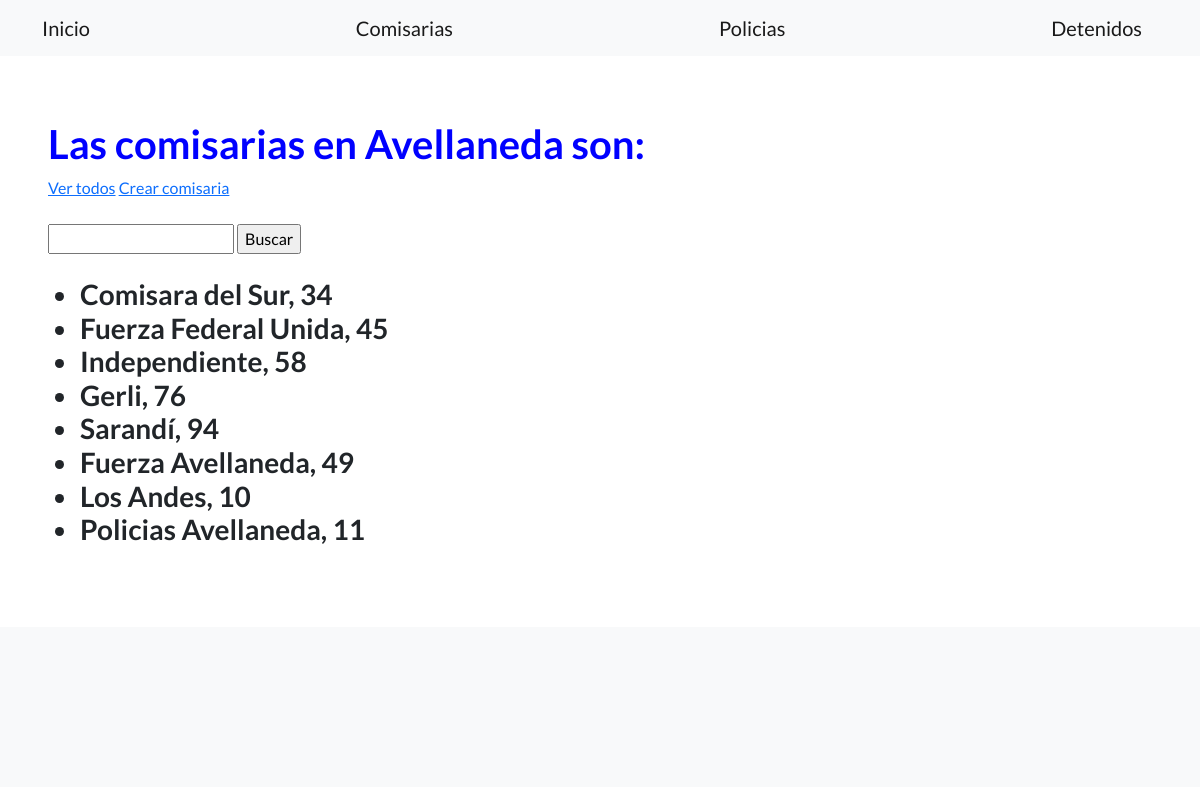
The app's page /panel/comisarias/ with its own data.
### aplicacion/models.py (models this page shows, shortened)
class Comisaria(models.Model):
    nombre= models.CharField(max_length=256)
    numero= models.IntegerField()

### aplicacion/views.py (the view)
# urls.py: path("comisarias/", views.mostrar_comisarias, name="mostrar_comisarias"),
def mostrar_comisarias(request):
   contexto= {
              "comisarias": Comisaria.objects.all()
   }
   http_response= render(
      request=request,
      template_name='aplicacion/mostrar_comisarias.html',
      context=contexto,
   )
   return http_response

### aplicacion/templates/aplicacion/mostrar_comisarias.html (shortened to what this page needs)
{% extends "base.html" %}
{% block contenido %}
<h1 style="color:blue;">
  Las comisarias en Avellaneda son:
</h1>
<a href="{% url 'mostrar_comisarias' %}">Ver todos</a>
<a href="{% url 'crear-comisaria' %}">Crear comisaria</a>
<br><br>
<form action="{% url 'buscar-comisaria' %}" method="post">
  <input type="text" name="busqueda">
  <input type="submit" value="Buscar">
</form>
<br>
<h3><ul>
{% for comisaria in comisarias %}
  <li>
    {{ comisaria.nombre }}, {{ comisaria.numero }}
  </li>
{% endfor %}
</ul>
{% endblock contenido %}

### templates_base/base.html (shortened to what this page needs)
{% load static %}
<!DOCTYPE html>
<html lang="en">
    <head>
        <link href="https://cdn.jsdelivr.net/npm/bootstrap-icons@1.5.0/font/bootstrap-icons.css" rel="stylesheet" type="text/css" />
        <link href="{% static 'css/styles.css' %}" rel="stylesheet" />
    </head>
    <body>
        <nav class="navbar navbar-light bg-light static-top">
            <div class="container">
                <a class="navbar-brand" href="{% url 'inicio' %}">Inicio</a>
                <a class="navbar-brand" href="{% url 'mostrar_comisarias' %}">Comisarias</a>
                <a class="navbar-brand" href="{% url 'mostrar_policias' %}">Policias</a>
                <a class="navbar-brand" href="{% url 'mostrar_detenidos' %}">Detenidos</a>
            </div>
        </nav>
        <section style="padding:4rem 3rem;">
            {% block contenido %}
            {% endblock contenido %}
        </section>
                <footer class="footer bg-light">
                    <div class="container">
                        <div class="row">
                            <div class="col-lg-6 h-100 text-center text-lg-start my-auto">
                                <ul class="list-inline mb-2">
                                </ul>
                            </div>
                            <div class="col-lg-6 h-100 text-center text-lg-end my-auto">
                                <ul class="list-inline mb-0">
                                </ul>
                            </div>
                        </div>
                    </div>
                </footer>
    </body>
</html>

### records on screen
Comisaria: nombre "Comisara del Sur", numero "34"
Comisaria: nombre "Fuerza Federal Unida", numero "45"
Comisaria: nombre "Independiente", numero "58"
Comisaria: nombre "Gerli", numero "76"
Comisaria: nombre "Sarandí", numero "94"
Comisaria: nombre "Fuerza Avellaneda", numero "49"
Comisaria: nombre "Los Andes", numero "10"
Comisaria: nombre "Policias Avellaneda", numero "11"
